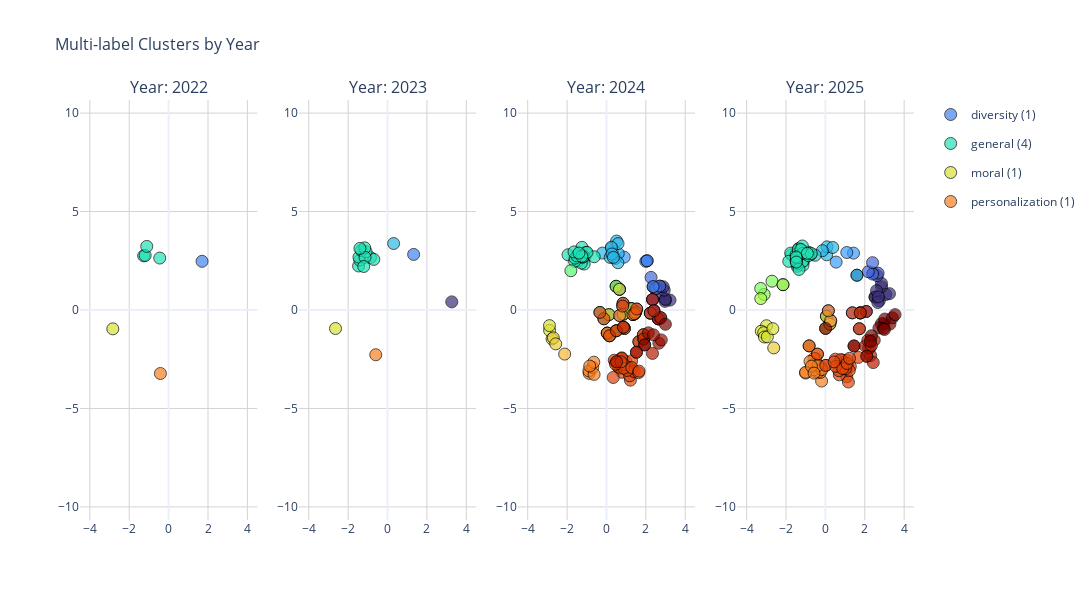

Notebook code cell kept with this figure:
### Code cell
# Create subplots - one for each year
fig = make_subplots(
    rows=1, cols=len(unique_years),
    subplot_titles=[f'Year: {year}' for year in unique_years],
    horizontal_spacing=0.05
)

num_indices = 0
# Add traces for each year
for idx, year in enumerate(unique_years):
    col = idx + 1
    
    # # First, add all points in gray (background)
    # fig.add_trace(
    #     go.Scatter(
    #         x=positions[:, 0],
    #         y=positions[:, 1],
    #         mode='markers',
    #         marker=dict(size=8, color='lightgray', opacity=0.3),
    #         showlegend=False,
    #         hoverinfo='skip',
    #         name='Background'
    #     ),
    #     row=1, col=col
    # )
    
    # Then add each cluster for this year
    for label in unique_labels:
        indices = [i for i, lbls in enumerate(labels_list) if label in lbls and years[i] == year]
        num_indices += len(indices)
        
        if len(indices) > 0:
            cluster_points = positions[indices]
            
            # Create hover text with paper IDs and all labels
            hover_texts = []
            for i in indices:
                paper = "<br>".join(wrap(df.iloc[i]['title'], width=50))
                all_labels = ', '.join(labels_list[i])
                paper_id = df.iloc[i]['ID']
                hover_texts.append(f"Paper: {paper}<br>ID: {paper_id}<br>Subtopics: {all_labels}<br>Year: {year}")
            
            fig.add_trace(
                go.Scatter(
                    x=cluster_points[:, 0],
                    y=cluster_points[:, 1],
                    mode='markers',
                    marker=dict(
                        size=12,
                        color=label_colors[label],
                        opacity=0.7,
                        line=dict(color='black', width=1)
                    ),
                    name=f'{label} ({len(indices)})',
                    legendgroup=label,
                    showlegend=(idx == 0),  # Only show legend for first subplot
                    hovertext=hover_texts,
                    hoverinfo='text'
                ),
                row=1, col=col
            )
    
    # Update axes for this subplot
    fig.update_xaxes(
        range=[-4.5, 4.5],
        # title_text='Dimension 1',
        title_text='',
        showgrid=True,
        gridcolor='lightgray',
        row=1, col=col
    )
    fig.update_yaxes(
        range=[-4.5, 4.5],
        # title_text='Dimension 2' if col == 1 else '',
        title_text='',
        showgrid=True,
        gridcolor='lightgray',
        scaleanchor=f"x{col if col > 1 else ''}",
        scaleratio=1,
        row=1, col=col
    )

# Update overall layout
fig.update_layout(
    height=600,
    width=700 * len(unique_years),
    title_text="Multi-label Clusters by Year",
    title_font_size=16,
    hovermode='closest',
    template='plotly_white',
    # showlegend=True,
    # legend=dict(
    #     yanchor="top",
    #     y=0.99,
    #     xanchor="left",
    #     x=1.01
    # )
)

fig.show()
